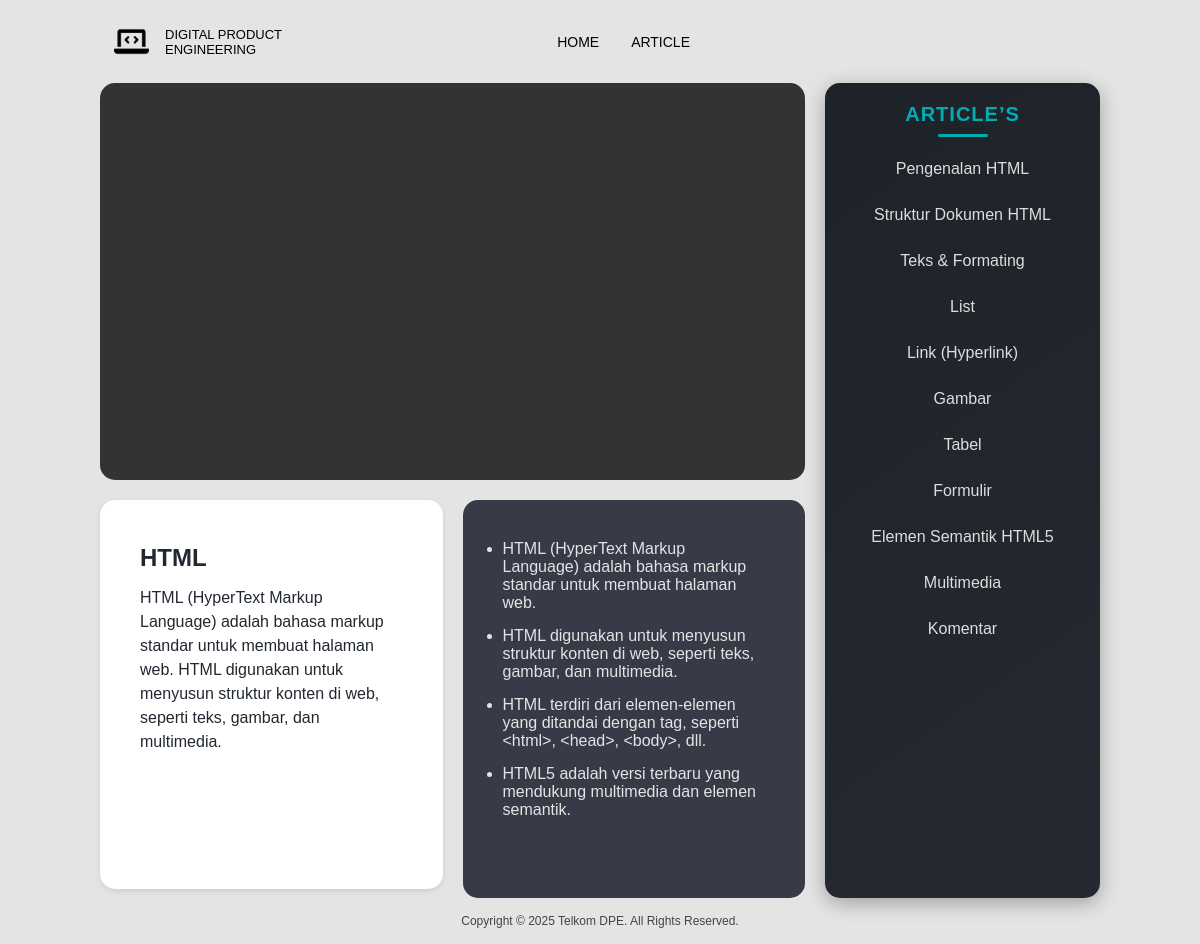
The app's page /pages/page.php?Id=1&No=1 with its own data.
### tables this page shows
CREATE TABLE `materi` (
  `Id_Materi` int(11) NOT NULL,
  `Nama_Materi` varchar(255) NOT NULL,
  `Rangkuman` varchar(10000) NOT NULL,
  `Point_Rangkuman` varchar(5870) NOT NULL,
  `Pranala_Youtube` varchar(255) NOT NULL
);

### pages/page.php (the view, shortened to what this page needs)
<?php
include("../connection.php");
$id = $_GET["Id"] ?? null;
$Pranala = mysqli_query($conn, "SELECT Pranala_Youtube FROM materi WHERE Id_Materi = '$id'");
$Rangkuman = mysqli_query($conn, "SELECT Rangkuman FROM materi WHERE Id_Materi = '$id'");
$Point = mysqli_query($conn, "SELECT Point_Rangkuman FROM materi WHERE Id_Materi = '$id'");
$pranalaData = mysqli_fetch_assoc($Pranala);
$rangkumanData = mysqli_fetch_assoc($Rangkuman);
$pointData = mysqli_fetch_assoc($Point);
?>
<!DOCTYPE html>
<html lang="en">
<head>
  <link rel="stylesheet" href="style.css">
</head>
<body>
  <header>
    <div class="header-container">
      <div class="logo">
        <img src="../asset/8665571_laptop_code_icon 1.svg" alt="Logo" height="35px" />
        <p>DIGITAL PRODUCT <br /> ENGINEERING</p>
      </div>
      <nav>
        <a href="../index.html">HOME</a>
        <a href="#page.php">ARTICLE</a>
      </nav>
    </div>
  </header>
  <center>
    <div class="container">
      <div class="main-content">
        <div class="card video-card">
          <iframe src="<?= $pranalaData['Pranala_Youtube'] ?>" title="YouTube video" frameborder="0"
            allowfullscreen></iframe>
        </div>
        <div class="small-cards">
          <div class="card white-card box-1">
            <h2>HTML</h2>
            <p><?= $rangkumanData['Rangkuman'] ?></p>
          </div>
          <div class="card dark-card box-2  ">
            <ul>
              <?= $pointData['Point_Rangkuman'] ?>
            </ul>
          </div>
        </div>
      </div>
      <div class="sidebar">
        <h2>Article’s</h2>
        <ol type="I">
          <li><a href="page.php?Id=1">Pengenalan HTML</a></li>
          <li><a href="page.php?Id=2">Struktur Dokumen HTML</a></li>
          <li><a href="page.php?Id=3">Teks & Formating</a></li>
          <li><a href="page.php?Id=4">List</a></li>
          <li><a href="page.php?Id=5">Link (Hyperlink)</a></li>
          <li><a href="page.php?Id=6">Gambar</a></li>
          <li><a href="page.php?Id=7">Tabel</a></li>
          <li><a href="page.php?Id=8">Formulir</a></li>
          <li><a href="page.php?Id=9">Elemen Semantik HTML5</a></li>
          <li><a href="page.php?Id=10">Multimedia</a></li>
          <li><a href="page.php?Id=11">Komentar</a></li>
        </ol>
      </div>
    </div>
  </center>
  <div class="copyright">
    Copyright © 2025 Telkom DPE. All Rights Reserved.
  </div>
</body>
</html>

### pages/style.css (style rules this page uses)
* { box-sizing: border-box; margin: 0; padding: 0; }
header { display: flex; justify-content: left; align-items: center; padding: 1rem 2rem; width: 100%; max-width: 1100px; margin: 0 auto; gap: 2rem; min-width: 600px; }
.header-container { display: flex; justify-content: space-between; align-items: center; padding: 0.5rem 2rem; flex-wrap: wrap; font-family: Jura, sans-serif; max-width: 640px; width: 100%; box-sizing: border-box; }
nav { display: flex; flex-wrap: wrap; gap: 2rem; }
nav a { color: #000; text-decoration: none; font-size: 14px; position: relative; transition: color 0.3s ease; }
.logo { display: flex; align-items: center; gap: 1rem; font-size: small; }
body { height: 100%; margin: 0; padding: 0; font-family: 'Kanit', sans-serif; }
body { justify-content: center; align-items: center; background: #e4e4e4; font-family: sans-serif; }
.container { max-width: 1000px; display: flex; gap: 20px; width: 100%; }
.main-content { flex: 3; display: flex; flex-direction: column; gap: 20px; }
.video-card { position: relative; border-radius: 20px; overflow: hidden; height: 240px; background: #333; }
.small-cards { display: flex; gap: 20px; height: fit-content; }
.card { flex: 1; border-radius: 15px; }
.white-card { background: #fff; box-shadow: 0 2px 5px rgba(0, 0, 0, 0.1); }
.dark-card { background: #393a47; }
.sidebar { flex: 1; background: linear-gradient(145deg, #1e2329, #252a32); border-radius: 15px; color: #fff; padding: 20px; min-height: 460px; box-shadow: 0 5px 20px rgba(0, 0, 0, 0.3); }
.sidebar h2 { font-size: 24px; margin-bottom: 20px; color: #00ADB5; text-transform: uppercase; letter-spacing: 1px; position: relative; }
.sidebar h2::after { content: ""; display: block; width: 50px; height: 3px; background-color: #00ADB5; margin-top: 8px; border-radius: 3px; }
.sidebar ol { padding-left: 0; margin: 0; list-style: none; }
.sidebar li { margin: 12px 0; padding: 8px 12px; border-radius: 8px; transition: background 0.3s ease, transform 0.2s ease; }
.sidebar a { color: #ddd; text-decoration: none; font-size: 16px; display: block; transition: color 0.3s ease, transform 0.2s ease; }
.card li { margin-bottom: 15px; }
.card h2 { margin-bottom: 10px; }
.box-2 ul { margin-bottom: 15px; }
.box-1 { width: 200px; min-height: 389px; height: fit-content; padding: 40px; color: #222831; text-align: left; line-height: 1.5; }
.box-2 { padding: 40px; color: #e4e4e4; text-align: left; width: 200px; height: 398px; }
.sidebar h2 { margin-bottom: 15px; font-size: 20px; }
.video-card { width: 100%; height: 100%; aspect-ratio: 16 / 9; display: block; }
.video-card iframe { width: 100%; height: 100%; border: none; }
.copyright { text-align: center; font-size: 12px; margin: 1rem 0; color: #444; }

### records on screen
materi: Rangkuman "HTML (HyperText Markup Language) adalah bahasa markup standar untuk membuat halaman web. HTML digunakan untuk menyusun struktur konten di web, seperti teks, gambar, dan multimedia.", Point_Rangkuman "HTML (HyperText Markup Language) adalah bahasa markup standar untuk membuat halaman web. HTML digunakan untuk menyusun struktur konten di web, seperti teks, gambar, dan multimedia. HTML terdiri dari elemen-elemen yang ditandai dengan tag, seperti <html>, <head>, <body>, dll. HTML5 adalah versi terbaru yang mendukung multimedia dan elemen semantik."
